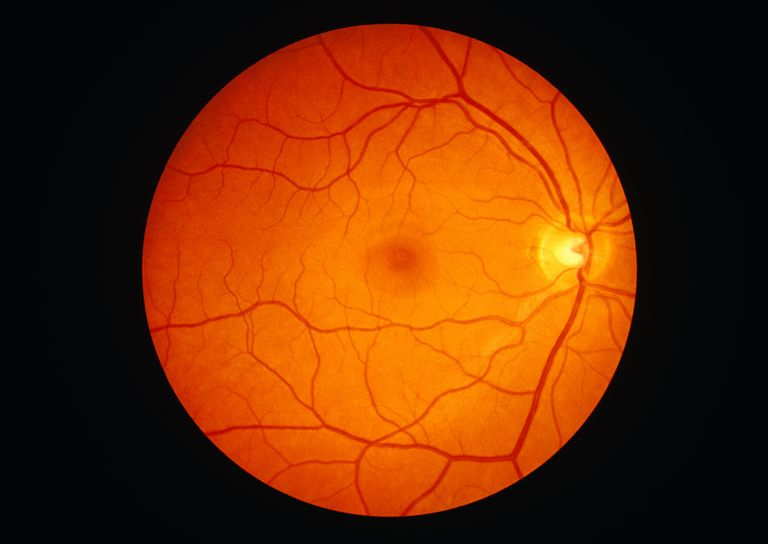
#> input picture 28759253-crop-internal-area-of-contour/1.jpg, 768 x 544 px
$ python crop_contour.py
#> lines starting #> are read from the running program, lines starting #| are printed output that depends on the picture; after the words box and inside, x2 and y2 are one past the last pixel; in counts of white or black regions, pixels touching at a corner belong together
import cv2

# Load image, convert to grayscale, and find edges
image = cv2.imread('1.jpg')
#> image is the input picture: shape (544, 768, 3); mean B, G, R 5.5, 44.7, 107.1
gray = cv2.cvtColor(image, cv2.COLOR_BGR2GRAY)
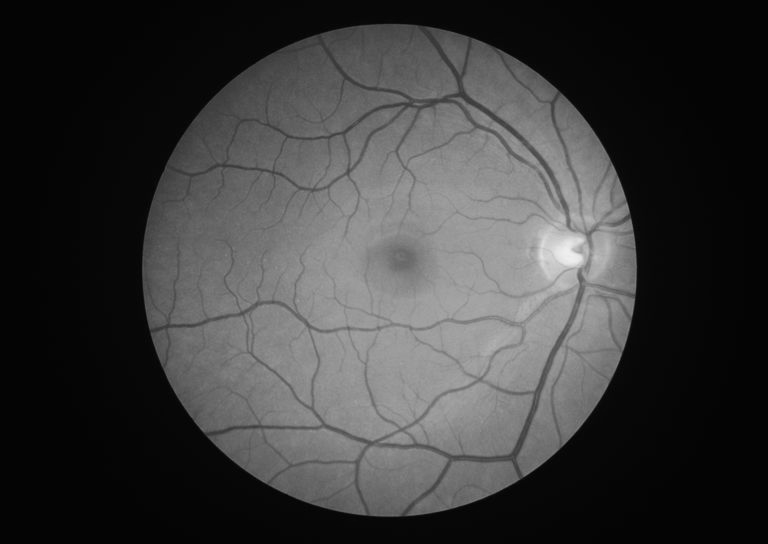
#> gray: shape (544, 768); min 0, max 240, mean 58.9
canny = cv2.Canny(gray, 120, 255, 1)
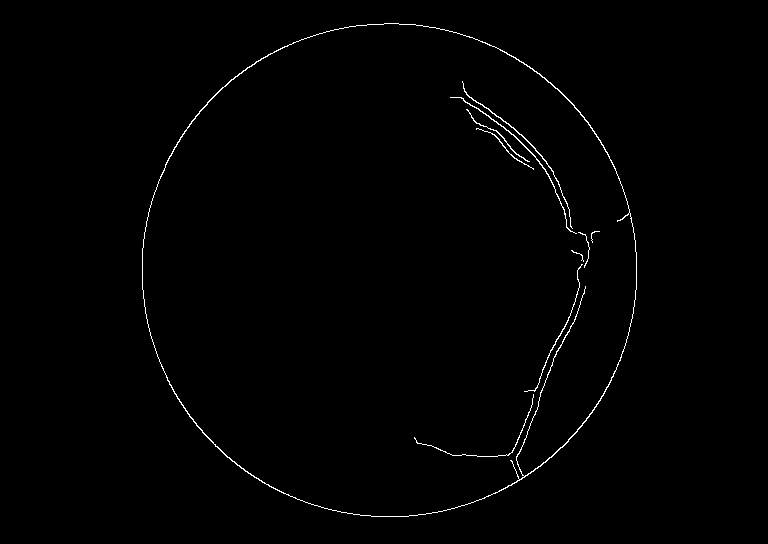
#> canny: shape (544, 768); 0.77% white in thin lines or dots, all inside (x1, y1, x2, y2) = (142, 23, 637, 517)

# Find contour and sort by contour area
cnts = cv2.findContours(canny, cv2.RETR_EXTERNAL, cv2.CHAIN_APPROX_SIMPLE)
#> cnts = 1 contour; box (x1, y1, x2, y2) and area: (142, 23, 637, 517) 191716
cnts = cnts[0] if len(cnts) == 2 else cnts[1]
cnts = sorted(cnts, key=cv2.contourArea)

# Find bounding box and extract ROI
for c in cnts:
    x,y,w,h = cv2.boundingRect(c)
    ROI = image[y:y+h, x:x+w]
    break
#> this loop made 1 pass
#> (x, y, w, h) on pass 1: (142, 23, 495, 494)
#> pass 1, `ROI = image[y:y+h, x:x+w]`:
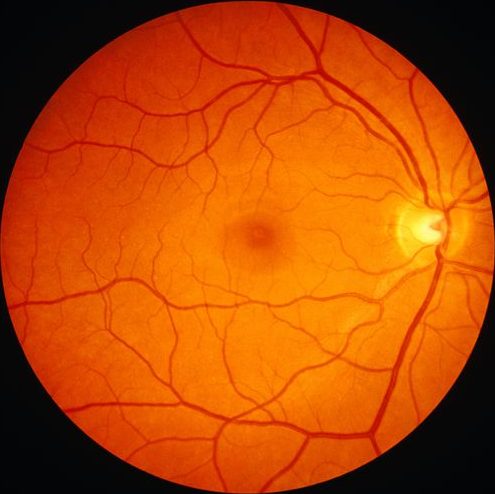
#> ROI: shape (494, 495, 3); mean B, G, R 4.4, 72.9, 180

cv2.imshow('ROI', ROI)
cv2.waitKey()
